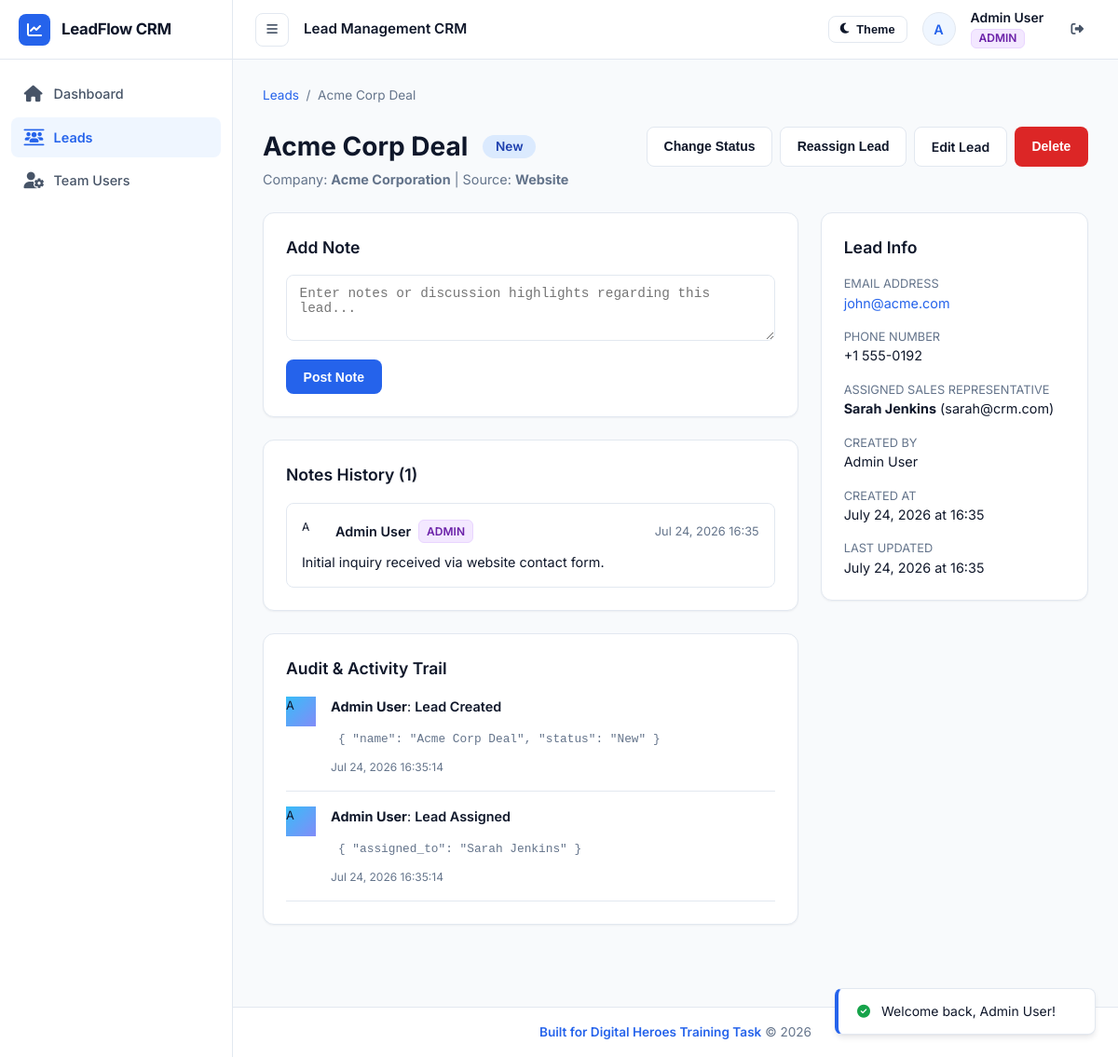
The page /public/leads/1 (signed in) on the database its author committed.
### tables this page shows
CREATE TABLE `users` (
  `id` INT UNSIGNED AUTO_INCREMENT PRIMARY KEY,
  `name` VARCHAR(191) NOT NULL,
  `email` VARCHAR(191) NOT NULL UNIQUE,
  `password` VARCHAR(255) NOT NULL,
  `role` ENUM('ADMIN', 'MEMBER') NOT NULL DEFAULT 'MEMBER',
  `created_at` TIMESTAMP DEFAULT CURRENT_TIMESTAMP,
  `updated_at` TIMESTAMP DEFAULT CURRENT_TIMESTAMP ON UPDATE CURRENT_TIMESTAMP,
  INDEX `idx_users_email` (`email`),
  INDEX `idx_users_role` (`role`)
);

CREATE TABLE `leads` (
  `id` INT UNSIGNED AUTO_INCREMENT PRIMARY KEY,
  `name` VARCHAR(191) NOT NULL,
  `email` VARCHAR(191) NOT NULL,
  `phone` VARCHAR(50) DEFAULT NULL,
  `company` VARCHAR(191) DEFAULT NULL,
  `source` VARCHAR(100) DEFAULT NULL,
  `status` ENUM('New', 'Contacted', 'Qualified', 'Proposal Sent', 'Negotiation', 'Won', 'Lost') NOT NULL DEFAULT 'New',
  `assigned_to` INT UNSIGNED DEFAULT NULL,
  `created_by` INT UNSIGNED NOT NULL,
  `created_at` TIMESTAMP DEFAULT CURRENT_TIMESTAMP,
  `updated_at` TIMESTAMP DEFAULT CURRENT_TIMESTAMP ON UPDATE CURRENT_TIMESTAMP,
  INDEX `idx_leads_status` (`status`),
  INDEX `idx_leads_assigned_to` (`assigned_to`),
  INDEX `idx_leads_created_by` (`created_by`),
  INDEX `idx_leads_email` (`email`),
  INDEX `idx_leads_created_at` (`created_at`),
  CONSTRAINT `fk_leads_assigned_to` FOREIGN KEY (`assigned_to`) REFERENCES `users` (`id`) ON DELETE SET NULL ON UPDATE CASCADE,
  CONSTRAINT `fk_leads_created_by` FOREIGN KEY (`created_by`) REFERENCES `users` (`id`) ON DELETE CASCADE ON UPDATE CASCADE
);

CREATE TABLE `lead_notes` (
  `id` INT UNSIGNED AUTO_INCREMENT PRIMARY KEY,
  `lead_id` INT UNSIGNED NOT NULL,
  `user_id` INT UNSIGNED NOT NULL,
  `note` TEXT NOT NULL,
  `created_at` TIMESTAMP DEFAULT CURRENT_TIMESTAMP,
  INDEX `idx_notes_lead_id` (`lead_id`),
  INDEX `idx_notes_user_id` (`user_id`),
  CONSTRAINT `fk_notes_lead_id` FOREIGN KEY (`lead_id`) REFERENCES `leads` (`id`) ON DELETE CASCADE ON UPDATE CASCADE,
  CONSTRAINT `fk_notes_user_id` FOREIGN KEY (`user_id`) REFERENCES `users` (`id`) ON DELETE CASCADE ON UPDATE CASCADE
);

CREATE TABLE `lead_activities` (
  `id` INT UNSIGNED AUTO_INCREMENT PRIMARY KEY,
  `lead_id` INT UNSIGNED NOT NULL,
  `user_id` INT UNSIGNED NOT NULL,
  `action` VARCHAR(100) NOT NULL,
  `metadata` JSON DEFAULT NULL,
  `created_at` TIMESTAMP DEFAULT CURRENT_TIMESTAMP,
  INDEX `idx_activities_lead_id` (`lead_id`),
  INDEX `idx_activities_user_id` (`user_id`),
  INDEX `idx_activities_action` (`action`),
  INDEX `idx_activities_created_at` (`created_at`),
  CONSTRAINT `fk_activities_lead_id` FOREIGN KEY (`lead_id`) REFERENCES `leads` (`id`) ON DELETE CASCADE ON UPDATE CASCADE,
  CONSTRAINT `fk_activities_user_id` FOREIGN KEY (`user_id`) REFERENCES `users` (`id`) ON DELETE CASCADE ON UPDATE CASCADE
);

### views/leads/show.php (the view, shortened to what the rows shown need)
<?php
$isAdmin = \App\Core\Auth::isAdmin();
$statusSlug = strtolower(str_replace(' ', '', $lead['status']));
?>
<div style="margin-bottom: 1.5rem; font-size: 0.85rem; color: var(--text-muted);">
    <a href="<?= base_url('/leads') ?>">Leads</a> &nbsp;&sol;&nbsp; <span><?= e($lead['name']) ?></span>
</div>
<div style="display: flex; justify-content: space-between; align-items: flex-start; margin-bottom: 1.5rem; flex-wrap: wrap; gap: 1rem;">
    <div>
        <div style="display: flex; align-items: center; gap: 1rem;">
            <h1 style="font-size: 1.75rem; font-weight: 700; color: var(--text-main);"><?= e($lead['name']) ?></h1>
            <span class="status-badge status-<?= $statusSlug ?>" style="font-size: 0.85rem; padding: 0.35rem 0.85rem;">
                <?= e($lead['status']) ?>
            </span>
        </div>
        <p style="color: var(--text-muted); font-size: 0.9rem; margin-top: 0.25rem;">Company: <strong><?= e($lead['company'] ?? 'N/A') ?></strong> | Source: <strong><?= e($lead['source'] ?? 'Website') ?></strong></p>
    </div>
    <div style="display: flex; gap: 0.5rem; flex-wrap: wrap;">
        <button type="button" onclick="openModal('statusModal')" class="btn btn-secondary">
            Change Status
        </button>
        <?php if ($isAdmin): ?>
            <button type="button" onclick="openModal('assignModal')" class="btn btn-secondary">
                Reassign Lead
            </button>
            <a href="<?= base_url('/leads/' . $lead['id'] . '/edit') ?>" class="btn btn-secondary">Edit Lead</a>
            <button type="button" onclick="openModal('deleteModal')" class="btn btn-danger">Delete</button>
        <?php endif; ?>
    </div>
</div>
<div style="display: grid; grid-template-columns: 2fr 1fr; gap: 1.5rem; margin-bottom: 2rem;">
    <div>
        <div class="table-card" style="padding: 1.5rem; margin-bottom: 1.5rem;">
            <h3 style="font-size: 1.1rem; font-weight: 600; margin-bottom: 1rem;">Add Note</h3>
            <form action="<?= base_url('/leads/' . $lead['id'] . '/notes') ?>" method="POST">
                <div class="form-group">
                    <textarea name="note" class="form-control" rows="3" placeholder="Enter notes or discussion highlights regarding this lead..." required></textarea>
                </div>
                <button type="submit" class="btn btn-primary">Post Note</button>
            </form>
        </div>
        <div class="table-card" style="padding: 1.5rem; margin-bottom: 1.5rem;">
            <h3 style="font-size: 1.1rem; font-weight: 600; margin-bottom: 1rem;">Notes History (<?= count($notes) ?>)</h3>
            <?php if (empty($notes)): ?>
                <p style="color: var(--text-muted); font-size: 0.9rem;">No notes recorded yet for this lead.</p>
            <?php else: ?>
                <div style="display: flex; flex-direction: column; gap: 1rem;">
                    <?php foreach ($notes as $nt): ?>
                        <div style="padding: 1rem; background-color: var(--bg-primary); border-radius: 8px; border: 1px solid var(--border-color);">
                            <div style="display: flex; justify-content: space-between; align-items: center; margin-bottom: 0.5rem;">
                                <div style="display: flex; align-items: center; gap: 0.5rem;">
                                    <div class="avatar" style="width: 28px; height: 28px; font-size: 0.75rem;"><?= strtoupper(substr($nt['author_name'], 0, 1)) ?></div>
                                    <span style="font-weight: 600; font-size: 0.9rem;"><?= e($nt['author_name']) ?></span>
                                    <span class="badge-role <?= $nt['author_role'] === 'ADMIN' ? 'badge-admin' : 'badge-member' ?>"><?= $nt['author_role'] ?></span>
                                </div>
                                <span style="font-size: 0.8rem; color: var(--text-muted);"><?= date('M d, Y H:i', strtotime($nt['created_at'])) ?></span>
                            </div>
                            <p style="font-size: 0.9rem; color: var(--text-main); white-space: pre-wrap;"><?= e($nt['note']) ?></p>
                        </div>
                    <?php endforeach; ?>
                </div>
            <?php endif; ?>
        </div>
        <div class="table-card" style="padding: 1.5rem;">
            <h3 style="font-size: 1.1rem; font-weight: 600; margin-bottom: 1rem;">Audit & Activity Trail</h3>
            <?php if (empty($activities)): ?>
                <p style="color: var(--text-muted); font-size: 0.9rem;">No activity recorded.</p>
            <?php else: ?>
                <div style="display: flex; flex-direction: column; gap: 1rem;">
                    <?php foreach ($activities as $act): ?>
                        <div style="display: flex; gap: 1rem; align-items: flex-start; padding-bottom: 1rem; border-bottom: 1px solid var(--border-color);">
                            <div class="avatar" style="width: 32px; height: 32px; font-size: 0.8rem; flex-shrink: 0; background: linear-gradient(135deg, #38bdf8, #818cf8);">
                                <?= strtoupper(substr($act['user_name'], 0, 1)) ?>
                            </div>
                            <div style="flex: 1;">
                                <div style="font-size: 0.9rem; color: var(--text-main);">
                                    <strong><?= e($act['user_name']) ?></strong>:
                                    <span style="color: var(--accent-blue); font-weight: 600;"><?= e($act['action']) ?></span>
                                </div>
                                <?php if (!empty($act['metadata'])): ?>
                                    <div style="font-size: 0.8rem; color: var(--text-muted); background: var(--bg-primary); padding: 0.5rem; border-radius: 6px; margin-top: 0.4rem; font-family: monospace;">
                                        <?= e(json_encode($act['metadata'], JSON_PRETTY_PRINT)) ?>
                                    </div>
                                <?php endif; ?>
                                <div style="font-size: 0.75rem; color: var(--text-muted); margin-top: 0.25rem;">
                                    <?= date('M d, Y H:i:s', strtotime($act['created_at'])) ?>
                                </div>
                            </div>
                        </div>
                    <?php endforeach; ?>
                </div>
            <?php endif; ?>
        </div>
    </div>
    <div>
        <div class="table-card" style="padding: 1.5rem;">
            <h3 style="font-size: 1.1rem; font-weight: 600; margin-bottom: 1rem;">Lead Info</h3>
            <div style="display: flex; flex-direction: column; gap: 1rem; font-size: 0.9rem;">
                <div>
                    <div style="color: var(--text-muted); font-size: 0.8rem; text-transform: uppercase;">Email Address</div>
                    <a href="mailto:<?= e($lead['email']) ?>"><?= e($lead['email']) ?></a>
                </div>
                <div>
                    <div style="color: var(--text-muted); font-size: 0.8rem; text-transform: uppercase;">Phone Number</div>
                    <div><?= e($lead['phone'] ?? 'Not provided') ?></div>
                </div>
                <div>
                    <div style="color: var(--text-muted); font-size: 0.8rem; text-transform: uppercase;">Assigned Sales Representative</div>
                    <div>
                        <?php if ($lead['assigned_to_name']): ?>
                            <strong><?= e($lead['assigned_to_name']) ?></strong> (<?= e($lead['assigned_to_email']) ?>)
                        <?php else: ?>
                            <span style="color: var(--text-muted); font-style: italic;">Unassigned</span>
                        <?php endif; ?>
                    </div>
                </div>
                <div>
                    <div style="color: var(--text-muted); font-size: 0.8rem; text-transform: uppercase;">Created By</div>
                    <div><?= e($lead['created_by_name'] ?? 'System') ?></div>
                </div>
                <div>
                    <div style="color: var(--text-muted); font-size: 0.8rem; text-transform: uppercase;">Created At</div>
                    <div><?= date('F d, Y \a\t H:i', strtotime($lead['created_at'])) ?></div>
                </div>
                <div>
                    <div style="color: var(--text-muted); font-size: 0.8rem; text-transform: uppercase;">Last Updated</div>
                    <div><?= date('F d, Y \a\t H:i', strtotime($lead['updated_at'])) ?></div>
                </div>
            </div>
        </div>
    </div>
</div>
<?php
require BASE_PATH . '/views/layouts/main.php';
?>

### app/Core/Router.php (shortened to what the rows shown need)
<?php
class Router
{
    private Request $request;
    private array $routes = [];
    private array $groupMiddleware = [];
    public function __construct(Request $request)
    {
        $this->request = $request;
    }
    public function group(array $attributes, callable $callback): void
    {
        $previousGroupMiddleware = $this->groupMiddleware;
        if (isset($attributes['middleware'])) {
            $this->groupMiddleware = array_merge($this->groupMiddleware, (array) $attributes['middleware']);
        }
        $this->groupMiddleware = $previousGroupMiddleware;
    }
    private function addRoute(string $method, string $path, array $handler, array $middleware = []): self
    {
        $allMiddleware = array_merge($this->groupMiddleware, $middleware);
        $this->routes[] = [
            'method' => strtoupper($method),
            'path' => '/' . trim($path, '/'),
            'handler' => $handler,
            'middleware' => $allMiddleware
        ];
        return $this;
    }
    public function dispatch(): void
    {
        $requestMethod = $this->request->getMethod();
        $requestUri = '/' . trim($this->request->getUri(), '/');
        foreach ($this->routes as $route) {
            if ($route['method'] !== $requestMethod) {
                continue;
            }
            $pattern = preg_replace('/\{([a-zA-Z0-9_]+)\}/', '(?P<$1>[^/]+)', $route['path']);
            $pattern = '#^' . $pattern . '$#';
            if (preg_match($pattern, $requestUri, $matches)) {
                $params = array_filter($matches, 'is_string', ARRAY_FILTER_USE_KEY);
                foreach ($route['middleware'] as $middlewareClass) {
                    $middleware = new $middlewareClass();
                    $middleware->handle($this->request);
                }
                [$controllerClass, $method] = $route['handler'];
                $controller = new $controllerClass();
                call_user_func_array([$controller, $method], array_merge([$this->request], $params));
                return;
            }
        }
    }
}

### views/partials/navbar.php
<?php $currentUser = \App\Core\Auth::user(); ?>
<nav class="top-navbar">
    <div class="navbar-left">
        <button type="button" class="menu-toggle-btn" id="menuToggleBtn" title="Toggle Navigation">
            <i class="fa-solid fa-bars"></i>
        </button>
        <span style="font-size: 0.95rem; font-weight: 600; color: var(--text-primary);">
            Lead Management CRM
        </span>
    </div>
    <div class="user-nav-group">
        <button type="button" class="btn btn-secondary" id="themeToggleBtn" style="padding: 0.4rem 0.75rem; font-size: 0.8rem;">
            <i class="fa-solid fa-moon"></i>
            <span>Theme</span>
        </button>
        <?php if ($currentUser): ?>
            <div class="user-avatar-badge">
                <?= strtoupper(substr($currentUser['name'], 0, 1)) ?>
            </div>
            <div style="display: flex; flex-direction: column; line-height: 1.2;">
                <span style="font-weight: 600; font-size: 0.875rem; color: var(--text-primary);"><?= e($currentUser['name']) ?></span>
                <span class="badge-role <?= $currentUser['role'] === 'ADMIN' ? 'badge-admin' : 'badge-member' ?>" style="width: fit-content; margin-top: 0.15rem;">
                    <?= $currentUser['role'] ?>
                </span>
            </div>
            <a href="<?= base_url('/logout') ?>" class="btn btn-ghost" style="padding: 0.4rem 0.75rem; font-size: 0.85rem;" title="Sign Out">
                <i class="fa-solid fa-right-from-bracket"></i>
            </a>
        <?php endif; ?>
    </div>
</nav>

### rows shown on the page
users: name "A", name "Admin User", role "ADMIN"
leads: name "Acme Corp Deal", status "New", company "Acme Corporation", source "Website", email "john@acme.com", phone "+1 555-0192", assigned_to.name "Sarah Jenkins", assigned_to.email "sarah@crm.com", created_by.name "Admin User", created_at "July 24, 2026 at 16:35", updated_at "July 24, 2026 at 16:35"
lead_notes: user.name "A", user.name "Admin User", user.role "ADMIN", created_at "Jul 24, 2026 16:35", note "Initial inquiry received via website contact form."
lead_activities: user.name "A", user.name "Admin User", action "Lead Created", metadata "{ \"name\": \"Acme Corp Deal\", \"status\": \"New\" }", created_at "Jul 24, 2026 16:35:14"
lead_activities: user.name "A", user.name "Admin User", action "Lead Assigned", metadata "{ \"assigned_to\": \"Sarah Jenkins\" }", created_at "Jul 24, 2026 16:35:14"

### other values the page prints
count($notes) "1"
